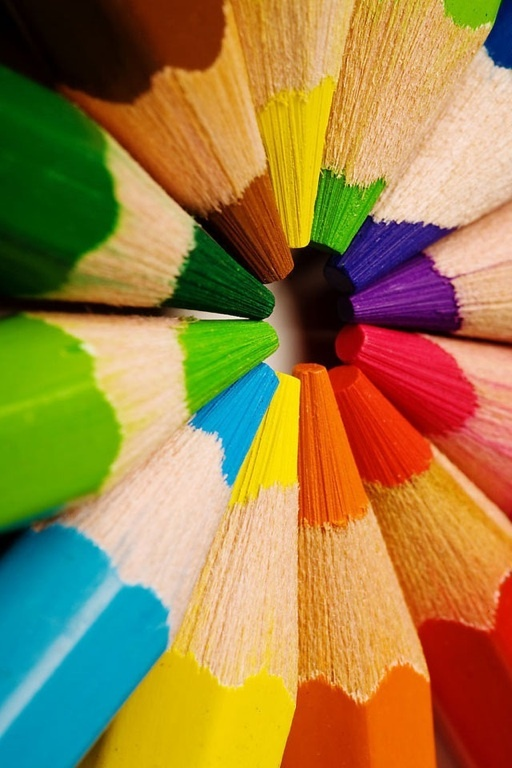
#> input picture 01-color-conversion/example-image.jpg, 512 x 768 px, found by its file name
$ python equalization.py
#> lines starting #> are read from the running program, lines starting #| are printed output that depends on the picture
import cv2
import numpy as np
from matplotlib import pyplot as plt

# Importando imagem
img = cv2.imread('example-image.jpg', cv2.IMREAD_COLOR)
#> img is the input picture: shape (768, 512, 3); mean B, G, R 69.9, 128.3, 156.2

# Separando camadas e pegando dimensoes da imagem
img_width = img.shape[0]
#> img_width = 768
img_height = img.shape[1]
#> img_height = 512
img_channels = img.shape[2]
#> img_channels = 3

red_channel = img[:,:,2]
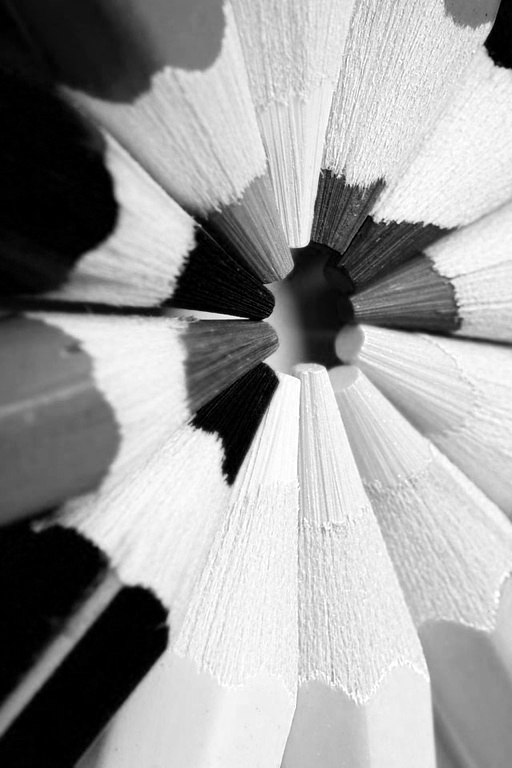
#> red_channel: shape (768, 512); min 0, max 255, mean 156.2
green_channel = img[:,:,1]
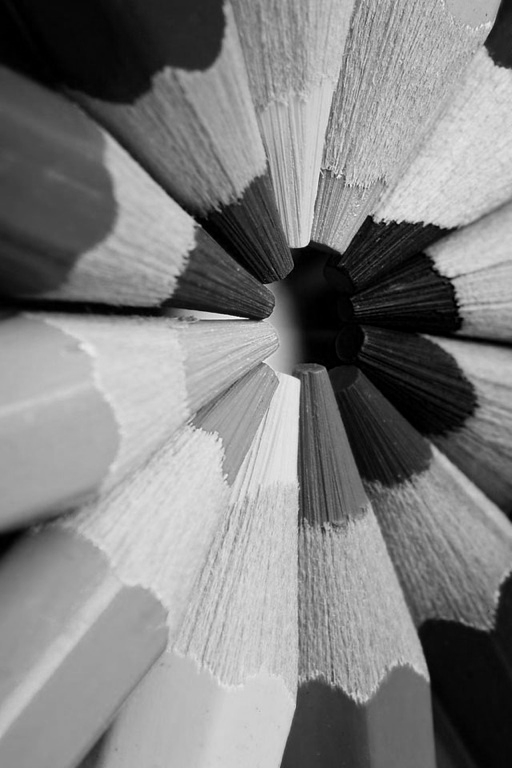
#> green_channel: shape (768, 512); min 0, max 254, mean 128.3
blue_channel = img[:,:,0]
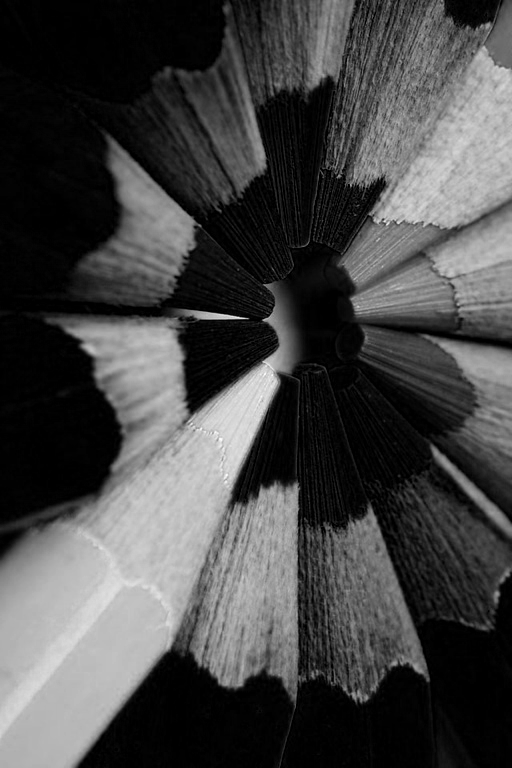
#> blue_channel: shape (768, 512); min 0, max 253, mean 69.9

# Criando e preechendo histograma
red_channel_histogram = np.zeros(256)
green_channel_histogram = np.zeros(256)
blue_channel_histogram = np.zeros(256)

for i in range(img_width):
    for j in range(img_height):
        pixel_value = red_channel[i][j]
        red_channel_histogram[pixel_value] = red_channel_histogram[pixel_value] + 1

        pixel_value = green_channel[i][j]
        green_channel_histogram[pixel_value] = green_channel_histogram[pixel_value] + 1

        pixel_value = blue_channel[i][j]
        blue_channel_histogram[pixel_value] = blue_channel_histogram[pixel_value] + 1
#> after the loop, blue_channel_histogram = 256 values, max 43451 at index 0, min 0 at index 241, mean 1536; green_channel_histogram = 256 values, max 4695 at index 207, min 0 at index 245, mean 1536; red_channel_histogram = 256 values, max 17536 at index 0, min 380 at index 32, mean 1536


# Normalizando histograma
qtd_pixel = img_width * img_height
#> qtd_pixel = 393216
for i in range(len(red_channel_histogram)):
    red_channel_histogram[i] = red_channel_histogram[i] / qtd_pixel
    green_channel_histogram[i] = green_channel_histogram[i] / qtd_pixel
    blue_channel_histogram[i] = blue_channel_histogram[i] / qtd_pixel
#> after the loop, blue_channel_histogram = 256 values, max 0.111 at index 0, min 0 at index 241, mean 0.00391; green_channel_histogram = 256 values, max 0.0119 at index 207, min 0 at index 245, mean 0.00391; red_channel_histogram = 256 values, max 0.0446 at index 0, min 0.000966 at index 32, mean 0.00391

#plt.bar(np.arange(len(red_channel_histogram)), red_channel_histogram)
#plt.show()

# Calculando função acumulada
red_channel_histogram_ac = np.cumsum(red_channel_histogram)
#> red_channel_histogram_ac = 256 values from 0.0446 to 1
green_channel_histogram_ac = np.cumsum(green_channel_histogram)
#> green_channel_histogram_ac = 256 values from 0.00853 to 1
blue_channel_histogram_ac = np.cumsum(blue_channel_histogram)
#> blue_channel_histogram_ac = 256 values from 0.111 to 1

#plt.bar(np.arange(len(red_channel_histogram_ac)), red_channel_histogram_ac)
#plt.show()

# Criando a imagens resultante
img_eq = np.zeros(img.shape)
for i in range(img_width):
    for j in range(img_height):
        index = blue_channel[i][j]
        img_eq[i][j][0] = 255 * blue_channel_histogram_ac[index]
        index = green_channel[i][j]
        img_eq[i][j][1] = 255 * green_channel_histogram_ac[index]
        index = red_channel[i][j]
        img_eq[i][j][2] = 255 * red_channel_histogram_ac[index]
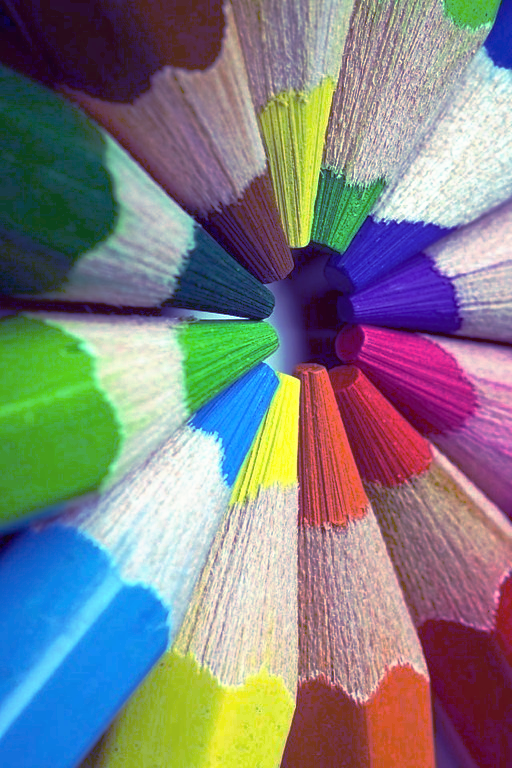
#> img_eq: shape (768, 512, 3) float64; mean B, G, R 130.7, 128.2, 128.8

stacked_imgs = np.hstack((img,img_eq))
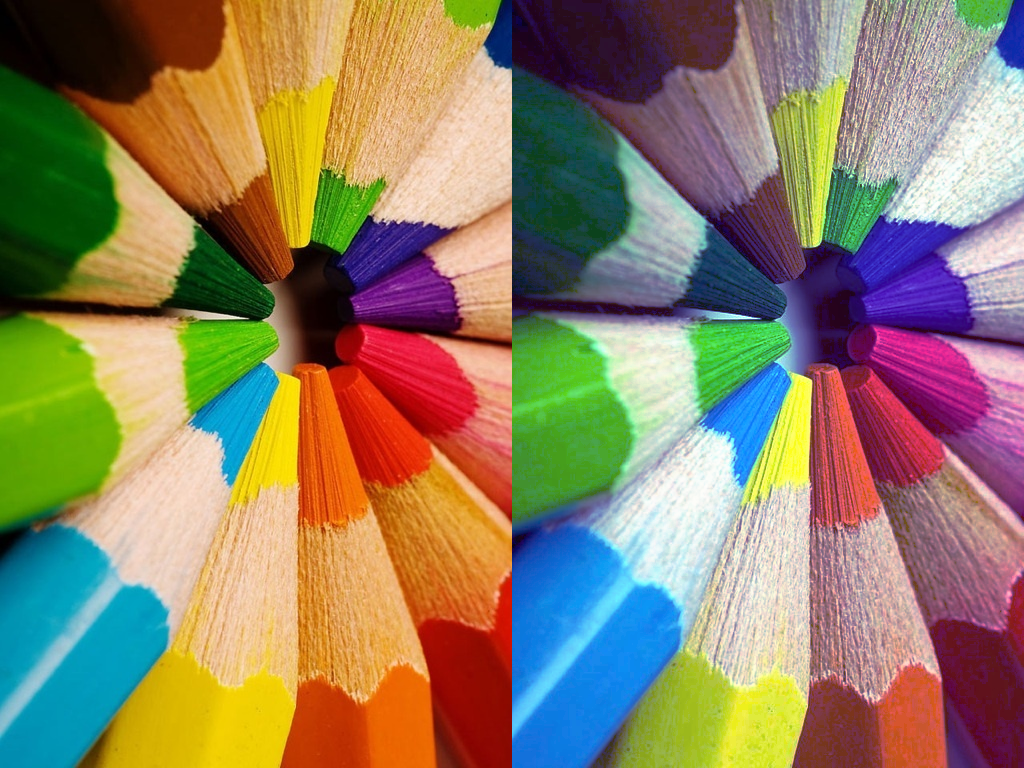
#> stacked_imgs: shape (768, 1024, 3) float64; mean B, G, R 100.3, 128.3, 142.5
cv2.imwrite("equalized-image.jpg", img_eq)
cv2.imwrite("final-result.jpg", stacked_imgs)
